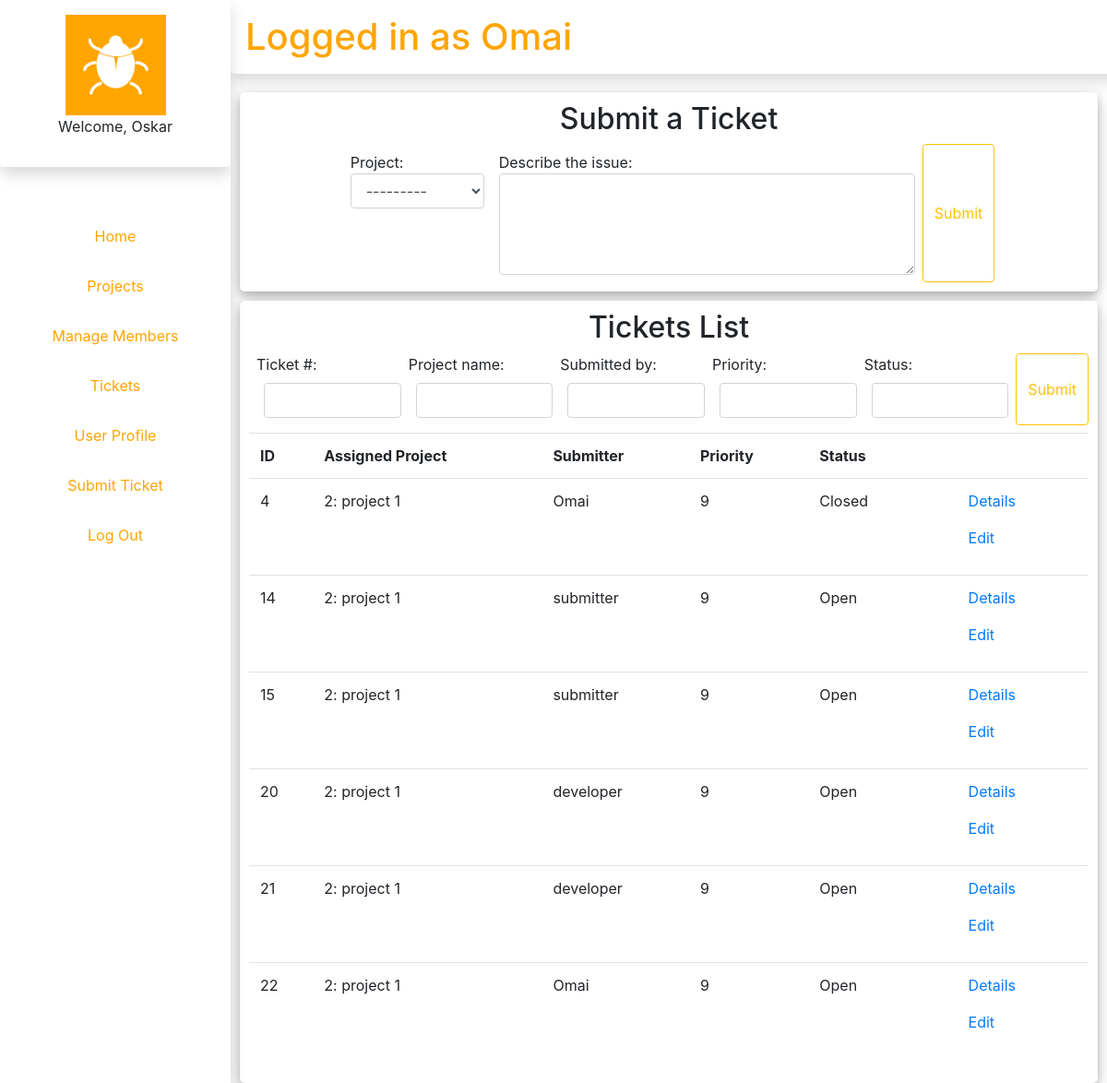
Page /tickets/ (signed in) on the committed database.
### authenticate/models.py (models this page shows)
class NewUser(AbstractBaseUser, PermissionsMixin):
	email = models.EmailField(_('email address'), unique=True)
	user_name = models.CharField(max_length=150, unique=True)
	first_name = models.CharField(max_length=150, blank=True)
	start_date = models.DateTimeField(default=timezone.now)
	pfp = models.ImageField(default="pfp1.jpg",null=True,blank=True)
	about = models.TextField(_(
		'about'), max_length=150, blank=True)
	is_staff = models.BooleanField(default=False)
	is_active = models.BooleanField(default=True)
	objects = CustomAccountManager()
	USERNAME_FIELD = "email"
	REQUIRED_FIELDS = ['user_name', 'first_name']
	def __str__(self):
		return self.user_name

### tickets/models.py (models this page shows, shortened)
class Ticket(models.Model):
	priorityChoices = (
		('1','1'),
		('2','2'),
		('3','3'),
		('4','4'),
		('5','5'),
		('6','6'),
		('7','7'),
		('8','8'),
		('9','9'),
	)
	statusChoices = (
		('Closed','Closed'),
		('Open','Open'),
	)
	raceChoices = (
		('Bugs/Errors','Bugs/Errors'),
	)
	project = models.ForeignKey(Project, on_delete=models.CASCADE,related_name="project_tickets")
	personnel = models.ForeignKey(ProjectMember, on_delete=models.SET_NULL , related_name="assigned_ticket" , null=True,default=None, blank=True)
	submitter = models.ForeignKey(settings.AUTH_USER_MODEL, on_delete=models.SET_NULL,null=True,related_name="user_tickets")
	description = models.CharField(max_length=100)
	priority = models.CharField(max_length=100,choices= priorityChoices)
	status = models.CharField(max_length=100, choices = statusChoices)
	race = models.CharField(max_length=100,choices = raceChoices)
	timeCreated = models.DateTimeField(auto_now_add=True)
	lastEdited = models.DateTimeField(default = datetime.datetime(2020,1,1,0,0,0))

### projects/models.py (models this page shows)
class Project(models.Model):
	submitter = models.ForeignKey(settings.AUTH_USER_MODEL, on_delete=models.CASCADE , related_name= "projects_created")
	name = models.CharField(max_length=64)
	description = models.CharField(max_length=1000)
	class Meta:
		unique_together = ["name", 'submitter']
	def __str__(self):
		return u'{0}'.format(str(self.id) + ": " + self.name)

### authenticate/decorators.py (the view)
		def wrapper_func(request, *args,**kwargs):
			group = None
			if request.user.groups.exists():
				group = request.user.groups.all()[0].name
			if group in allowed_roles:
				return view_func(request,*args,**kwargs)
			else:
				return HttpResponse("You are not authorized to view this page")

### tickets/forms.py
class SubmitTicketForm(forms.Form):
	project = forms.ModelChoiceField(queryset= Project.objects.all(), label=None)
	description = forms.CharField(max_length=1000, label="Describe the issue",widget=forms.Textarea(
		attrs={
			'rows':'4'
		}))
	project.widget.attrs['class']='form-control col-sm-12'
	description.widget.attrs['class']='form-control col-sm-12'
	class Meta:
		model = Ticket
		fields = ['project','description']

### tickets/views.py (called while the page is built)
@login_required(login_url='authenticate:login')
@allowed_users(allowed_roles = ['admin','developer',])
def index(request):
	ticket_list = Ticket.objects.all()
	ticket_filter = TicketFilter(request.GET,queryset=ticket_list)
	ticket_list = ticket_filter.qs
	context={
		'ticket_list': ticket_list,
		'ticket_filter': ticket_filter,
		'form': SubmitTicketForm(),
	}
	return render(request, "tickets/index.html",context)

### tickets/templates/tickets/index.html (shortened to what this page needs)
{% extends "authenticate/layout.html" %}
{% block body %}
	<div class="form_card">
		<form method="post" action="{% url 'tickets:submit' %}">
			<h2 class="text-center">Submit a Ticket</h2>
			<div class="d-flex align-items-stretch justify-content-center">
				{%for field in form%}
					<span class="m-2">
						{{field.label}}: {{field}}
					</span>
				{%endfor%}
				<button class="btn btn-outline-warning" type="submit">Submit</button>
			</div>
		</form>
	</div>
	<div class="table_card">
		<div>
			<h2 class="text-center">Tickets List</h2>
		</div>
		<div>
			<form method="get">
				<div class="d-flex align-items-stretch justify-content-center">
					{% for field in ticket_filter.form %}
						<span class="ml-2 mr-2 mb-2">
							{{field.label}}: {{ field }}
						</span>
					{% endfor %}
					<button  class="btn btn-outline-warning ml-2 mb-2" type="submit">Submit</button>
					<br>
				</div>
			</form>
		</div>
		<div>
			<table class="table">
				<div>
					<tr>
						<th scope="col">ID</th>
						<th scope="col">Assigned Project</th>
						<th scope="col">Submitter</th>
						<th scope="col">Priority</th>
						<th scope="col">Status</th>
						<th scope="col">      </th>
					</tr>
				</div>
				{% for ticket in ticket_list %}
					<div>
						<tr>
							<td scope="col">{{ticket.id}}</td>
							<td scope="row">{{ticket.project}}</td>
							<td scope="row">{{ticket.submitter}}</td>
							<td scope="row">{{ticket.priority}}</td>
							<td scope="row">{{ticket.status}}</td>
							<td scope="row"><ul>
									<a href="{% url 'tickets:details' ticket.id %}">Details</a>
								</ul>
								<ul>
									<a href="{% url 'tickets:edit' ticket.id %}">Edit</a>
								</ul>
							</td>
						</tr>
					</div>
				{%endfor%}
			</table>
		</div>
	</div>
{% endblock %}

### authenticate/templates/authenticate/layout.html (shortened to what this page needs)
{% load static %}
<!DOCTYPE html>
<html>
<head>
	<link rel="stylesheet" href="https://stackpath.bootstrapcdn.com/bootstrap/4.3.1/css/bootstrap.min.css">
	<link rel="stylesheet" type= "text/css" href="{% static '/css/style.css' %}?{% now 'U' %}">
</head>
<body>
	<div id="nav" class="shadow">
		<ul>
			<div class="shadow p-3 mb-5 rounded">
				<img src="{%static 'logo.png' %}">
				<p>Welcome, {{user.first_name}}</p>
			</div>
			{%if request.user.is_superuser%}
				<li><a href="{%url 'authenticate:home' %}">Home</a></li>
				<li><a href="{%url 'projects:index' %}">Projects</a></li>
				<li><a href="{%url 'projects:personnel' %}">Manage Members</a></li>
			{%endif%}
			{%if request.user.is_staff%}
				<li><a href="{%url 'tickets:index' %}">Tickets</a></li>
			{%endif%}
				<li><a href="{%url 'user_profile:index' %}">User Profile</a></li>
				<li><a href="{%url 'tickets:submit' %}">Submit Ticket</a></li>
				<li><a href="{%url 'authenticate:logout' %}">Log Out</a></li>
		</ul>
	</div>
	<div id="header" class="shadow p-3 mb-5 rounded">
		<h1>Logged in as {{user.user_name}}</h1>
	</div>
	<div id="main">
		{% block body%}
		{%endblock%}
	</div>
</body>
</html>

### static/css/style.css (style rules this page uses)
html { height:100%; width:100%; }
.table_card { width: 100%; margin-top: 10px; margin-bottom: auto; background: white; position: relative; display: flex; justify-content: center; flex-direction: column; padding: 10px; box-shadow: 0 4px 8px 0 rgba(0, 0, 0, 0.2), 0 6px 20px 0 rgba(0, 0, 0, 0.19); -webkit-box-shadow: 0 4px 8px 0 rgba(0, 0, 0, 0.2), 0 6px 20px 0 rgba(0, 0, 0, 0.19); -moz-box-shadow: 0 4px 8px 0 rgba(0, 0, 0, 0.2), 0 6px 20px 0 rgba(0, 0, 0, 0.19); border-radius: 5px; }
.form_card { width: 350; margin-top: 10px; margin-bottom: auto; background: white; position: relative; display: flex; justify-content: center; flex-direction: column; padding: 10px; box-shadow: 0 4px 8px 0 rgba(0, 0, 0, 0.2), 0 6px 20px 0 rgba(0, 0, 0, 0.19); -webkit-box-shadow: 0 4px 8px 0 rgba(0, 0, 0, 0.2), 0 6px 20px 0 rgba(0, 0, 0, 0.19); -moz-box-shadow: 0 4px 8px 0 rgba(0, 0, 0, 0.2), 0 6px 20px 0 rgba(0, 0, 0, 0.19); border-radius: 5px; }
#nav { height:100%; width:250px; position:fixed; z-index:1; top:0; left:0; overflow:hidden; background-color:white; text-align: center; }
#nav ul img { height:50%; width:50%; right:0; background-color: orange; }
#nav ul { margin: 0px; padding: 0px; }
#nav ul li { list-style-type: none; }
#nav ul li a { padding: 15px; display: block; background-color:white; color: orange; text-decoration:none; transition: .5s background-color; }
#header { top:0; margin-left:250px !important; width:100%; height:80px; position:fixed; color:orange; }
#main { margin-left:250px; margin-top:100px; padding:0px 10px; }

### rows in the picture
NewUser: first_name "Oskar", user_name "Omai"
Ticket: id "4", project "2: project 1", submitter "Omai", priority "9", status "Closed"
Ticket: id "14", project "2: project 1", submitter "submitter", priority "9", status "Open"
Ticket: id "15", project "2: project 1", submitter "submitter", priority "9", status "Open"
Ticket: id "20", project "2: project 1", submitter "developer", priority "9", status "Open"
Ticket: id "21", project "2: project 1", submitter "developer", priority "9", status "Open"
Ticket: id "22", project "2: project 1", submitter "Omai", priority "9", status "Open"

### other values in the picture
{{ field.label }} "Project" "Describe the issue"
{{ field.label }} "Ticket #" "Project name" "Submitted by" "Priority" "Status"
